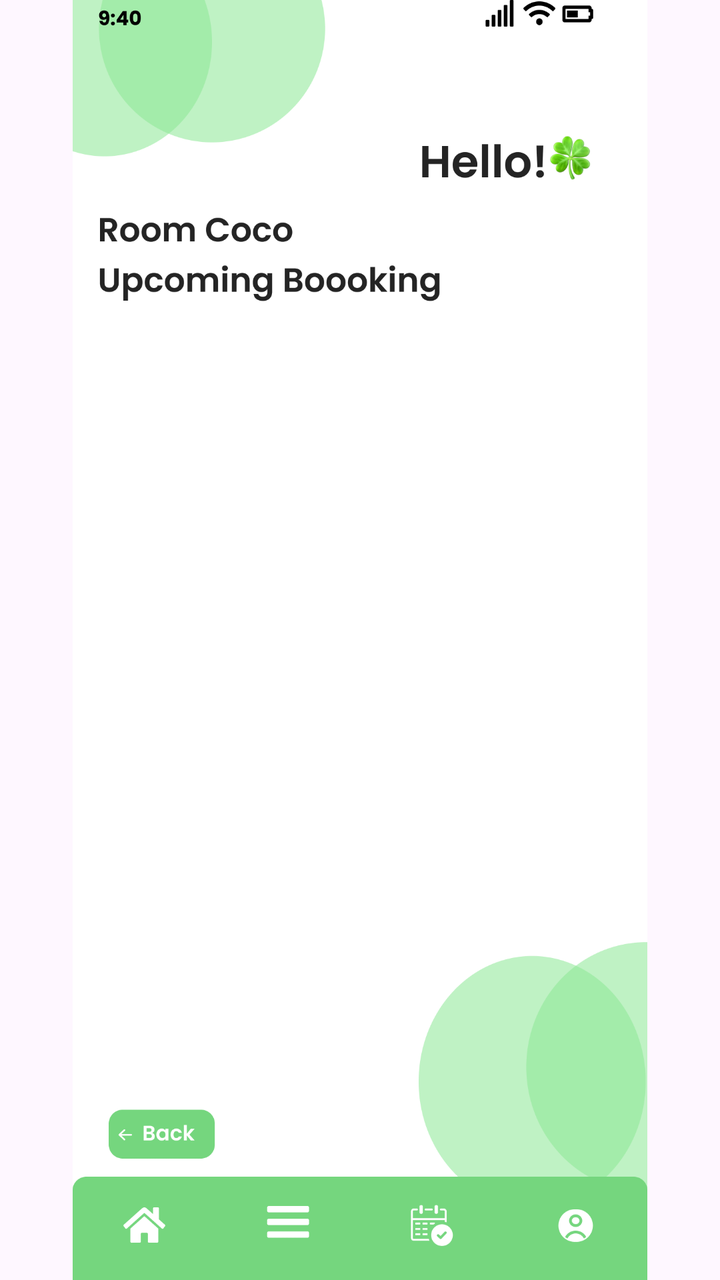
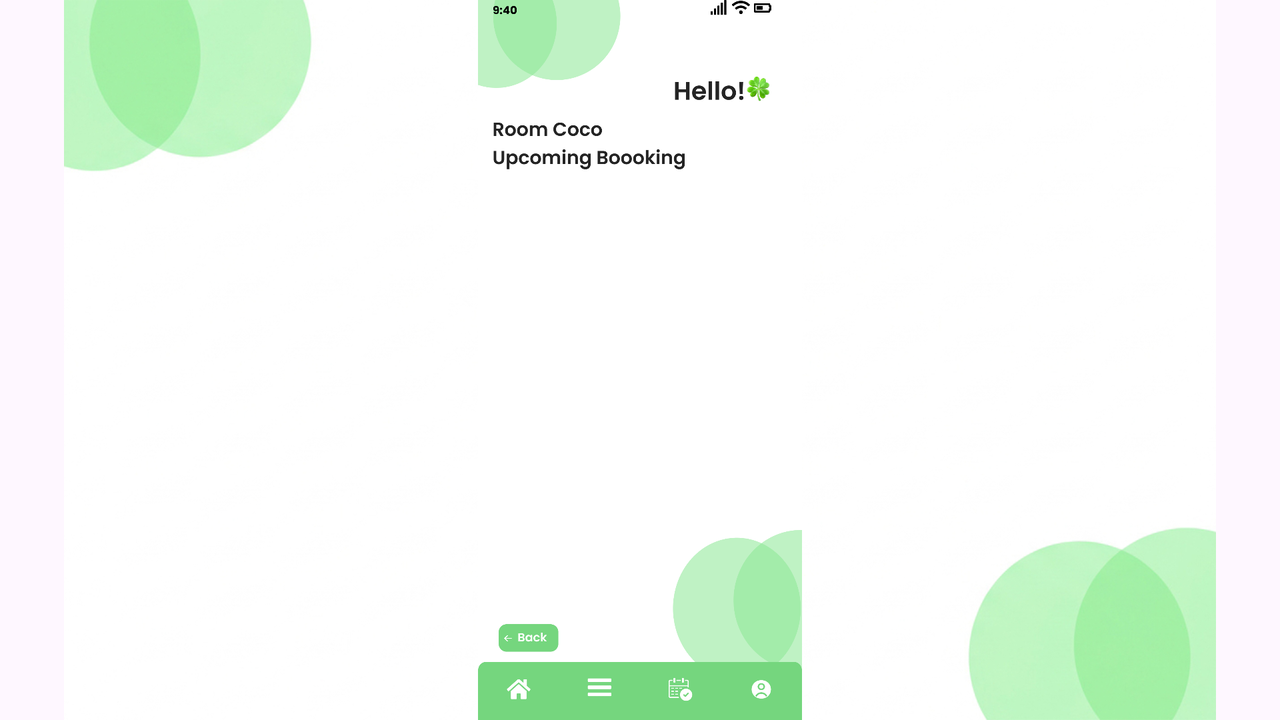

First picture: res/layout/ on a phone held upright. Second picture: the repository's own variant of that layout, on a device whose configuration matches the variant's folder. Source for both follows.
<!-- AndroidManifest.xml: application theme Theme.COMP2000HKSoftwareEngineeringAssessment -->
<!-- res/layout/activity_manager_roomstates_upcoming_c.xml -->
<?xml version="1.0" encoding="utf-8"?>
<androidx.constraintlayout.widget.ConstraintLayout xmlns:android="http://schemas.android.com/apk/res/android"
    xmlns:app="http://schemas.android.com/apk/res-auto"
    xmlns:tools="http://schemas.android.com/tools"
    android:id="@+id/main"
    android:layout_width="match_parent"
    android:layout_height="match_parent"
    tools:context=".manager_roomstates_upcoming_c">

    <ImageView
        android:id="@+id/iv_login_page"
        android:layout_width="match_parent"
        android:layout_height="match_parent"
        android:scaleType="fitCenter"
        android:src="@drawable/manager_roomstates_upcoming_c"
        app:layout_constraintBottom_toBottomOf="parent"
        app:layout_constraintEnd_toEndOf="parent"
        app:layout_constraintStart_toStartOf="parent"
        app:layout_constraintTop_toTopOf="parent" />

    <ImageButton
        android:id="@+id/btn_managermenuhomebutton"
        android:layout_width="0dp"
        android:layout_height="0dp"
        android:background="@android:color/transparent"
        app:layout_constraintBottom_toBottomOf="parent"
        app:layout_constraintDimensionRatio="2:1"
        app:layout_constraintEnd_toEndOf="parent"
        app:layout_constraintHorizontal_bias="0.071"
        app:layout_constraintStart_toStartOf="parent"
        app:layout_constraintTop_toTopOf="parent"
        app:layout_constraintVertical_bias="0.97"
        app:layout_constraintWidth_percent="0.15 " />
    <ImageButton
        android:id="@+id/btn_managermenubutton"
        android:layout_width="0dp"
        android:layout_height="0dp"
        android:background="@android:color/transparent"
        app:layout_constraintBottom_toBottomOf="parent"
        app:layout_constraintDimensionRatio="2:1"
        app:layout_constraintEnd_toEndOf="parent"
        app:layout_constraintHorizontal_bias="0.369"
        app:layout_constraintStart_toStartOf="parent"
        app:layout_constraintTop_toTopOf="parent"
        app:layout_constraintVertical_bias="0.969"
        app:layout_constraintWidth_percent="0.15" />

    <ImageButton
        android:id="@+id/btn_managermybookingbutton"
        android:layout_width="0dp"
        android:layout_height="0dp"
        android:background="@android:color/transparent"
        app:layout_constraintBottom_toBottomOf="parent"
        app:layout_constraintDimensionRatio="2:1"
        app:layout_constraintEnd_toEndOf="parent"
        app:layout_constraintHorizontal_bias="0.644"
        app:layout_constraintStart_toStartOf="parent"
        app:layout_constraintTop_toTopOf="parent"
        app:layout_constraintVertical_bias="0.969"
        app:layout_constraintWidth_percent="0.15" />

    <ImageButton
        android:id="@+id/btn_managermyprofile"
        android:layout_width="0dp"
        android:layout_height="0dp"
        android:background="@android:color/transparent"
        app:layout_constraintBottom_toBottomOf="parent"
        app:layout_constraintDimensionRatio="2:1"
        app:layout_constraintEnd_toEndOf="parent"
        app:layout_constraintHorizontal_bias="0.957"
        app:layout_constraintStart_toStartOf="parent"
        app:layout_constraintTop_toTopOf="parent"
        app:layout_constraintVertical_bias="0.969"
        app:layout_constraintWidth_percent="0.15" />

    <ImageButton
        android:id="@+id/btn_select_datetime_select_back"
        android:layout_width="0dp"
        android:layout_height="0dp"
        android:background="@android:color/transparent"
        app:layout_constraintBottom_toBottomOf="parent"
        app:layout_constraintDimensionRatio="2.5:1"
        app:layout_constraintEnd_toEndOf="parent"
        app:layout_constraintHorizontal_bias="0.074"
        app:layout_constraintStart_toStartOf="parent"
        app:layout_constraintTop_toTopOf="parent"
        app:layout_constraintVertical_bias="0.9"
        app:layout_constraintWidth_percent="0.179 " />

</androidx.constraintlayout.widget.ConstraintLayout>
<!-- resources referenced by this layout -->
<resources>
  <!-- drawable manager_roomstates_upcoming_c: png bitmap (drawable, 83617 bytes) -->
  <!-- from res/values-v23/ -->
  <style name="Theme.COMP2000HKSoftwareEngineeringAssessment" parent="Base.Theme.COMP2000HKSoftwareEngineeringAssessment">
          
          <item name="android:navigationBarColor">@android:color/transparent</item>
          <item name="android:statusBarColor">@android:color/transparent</item>
          <item name="android:windowLightStatusBar">?attr/isLightTheme</item>
      </style>
  <style name="Base.Theme.COMP2000HKSoftwareEngineeringAssessment" parent="Theme.Material3.DayNight.NoActionBar">
          
          
      </style>
</resources>
<!-- res/layout-land/activity_manager_roomstates_upcoming_c.xml (the repository's variant of the layout above) -->
<!-- drawn on the phone turned sideways -->
<?xml version="1.0" encoding="utf-8"?>
<androidx.constraintlayout.widget.ConstraintLayout xmlns:android="http://schemas.android.com/apk/res/android"
    xmlns:app="http://schemas.android.com/apk/res-auto"
    xmlns:tools="http://schemas.android.com/tools"
    android:id="@+id/main"
    android:layout_width="match_parent"
    android:layout_height="match_parent"
    tools:context=".manager_roomstates_upcoming_c">

    <ImageView
        android:id="@+id/iv_login_page_horizontal"
        android:layout_width="match_parent"
        android:layout_height="match_parent"
        android:scaleType="fitCenter"
        android:src="@drawable/layouthorizontalsecond"
        app:layout_constraintBottom_toBottomOf="parent"
        app:layout_constraintEnd_toEndOf="parent"
        app:layout_constraintStart_toStartOf="parent"
        app:layout_constraintTop_toTopOf="parent" />

    <ImageView
        android:id="@+id/iv_login_page"
        android:layout_width="match_parent"
        android:layout_height="match_parent"
        android:scaleType="fitCenter"
        android:src="@drawable/manager_roomstates_upcoming_c"
        app:layout_constraintBottom_toBottomOf="parent"
        app:layout_constraintEnd_toEndOf="parent"
        app:layout_constraintHorizontal_bias="0.0"
        app:layout_constraintStart_toStartOf="parent"
        app:layout_constraintTop_toTopOf="parent"
        app:layout_constraintVertical_bias="0.0" />

    <ImageButton
        android:id="@+id/btn_managermenuhomebutton"
        android:layout_width="40dp"
        android:layout_height="29dp"
        android:background="@android:color/transparent"
        app:layout_constraintBottom_toBottomOf="parent"
        app:layout_constraintDimensionRatio="2:1"
        app:layout_constraintEnd_toEndOf="parent"
        app:layout_constraintHorizontal_bias="0.39"
        app:layout_constraintStart_toStartOf="parent"
        app:layout_constraintTop_toTopOf="parent"
        app:layout_constraintVertical_bias="0.98"
        app:layout_constraintWidth_percent="0.15 " />

    <ImageButton
        android:id="@+id/btn_managermenubutton"
        android:layout_width="40dp"
        android:layout_height="33dp"
        android:background="@android:color/transparent"
        app:layout_constraintBottom_toBottomOf="parent"
        app:layout_constraintDimensionRatio="2:1"
        app:layout_constraintEnd_toEndOf="parent"
        app:layout_constraintHorizontal_bias="0.466"
        app:layout_constraintStart_toStartOf="parent"
        app:layout_constraintTop_toTopOf="parent"
        app:layout_constraintVertical_bias="0.98"
        app:layout_constraintWidth_percent="0.15" />

    <ImageButton
        android:id="@+id/btn_managermybookingbutton"
        android:layout_width="46dp"
        android:layout_height="33dp"
        android:background="@android:color/transparent"
        app:layout_constraintBottom_toBottomOf="parent"
        app:layout_constraintDimensionRatio="2:1"
        app:layout_constraintEnd_toEndOf="parent"
        app:layout_constraintHorizontal_bias="0.54"
        app:layout_constraintStart_toStartOf="parent"
        app:layout_constraintTop_toTopOf="parent"
        app:layout_constraintVertical_bias="0.98"
        app:layout_constraintWidth_percent="0.15" />

    <ImageButton
        android:id="@+id/btn_managermyprofile"
        android:layout_width="46dp"
        android:layout_height="33dp"
        android:background="@android:color/transparent"
        app:layout_constraintBottom_toBottomOf="parent"
        app:layout_constraintDimensionRatio="2:1"
        app:layout_constraintEnd_toEndOf="parent"
        app:layout_constraintHorizontal_bias="0.61"
        app:layout_constraintStart_toStartOf="parent"
        app:layout_constraintTop_toTopOf="parent"
        app:layout_constraintVertical_bias="0.98"
        app:layout_constraintWidth_percent="0.15" />


    <ImageButton
        android:id="@+id/btn_select_datetime_select_back"
        android:layout_width="57dp"
        android:layout_height="26dp"
        android:background="@android:color/transparent"
        app:layout_constraintBottom_toBottomOf="parent"
        app:layout_constraintDimensionRatio="2.5:1"
        app:layout_constraintEnd_toEndOf="parent"
        app:layout_constraintHorizontal_bias="0.397"
        app:layout_constraintStart_toStartOf="parent"
        app:layout_constraintTop_toTopOf="parent"
        app:layout_constraintVertical_bias="0.9"
        app:layout_constraintWidth_percent="0.179 " />

</androidx.constraintlayout.widget.ConstraintLayout>
<!-- resources referenced by the variant -->
<!-- as the phone turned sideways resolves them -->
<resources>
  <!-- drawable layouthorizontalsecond: jpg bitmap (drawable, 203073 bytes) -->
  <!-- drawable manager_roomstates_upcoming_c: png bitmap (drawable, 83617 bytes) -->
  <!-- from res/values-v23/ -->
  <style name="Theme.COMP2000HKSoftwareEngineeringAssessment" parent="Base.Theme.COMP2000HKSoftwareEngineeringAssessment">
          
          <item name="android:navigationBarColor">@android:color/transparent</item>
          <item name="android:statusBarColor">@android:color/transparent</item>
          <item name="android:windowLightStatusBar">?attr/isLightTheme</item>
      </style>
  <style name="Base.Theme.COMP2000HKSoftwareEngineeringAssessment" parent="Theme.Material3.DayNight.NoActionBar">
          
          
      </style>
</resources>
